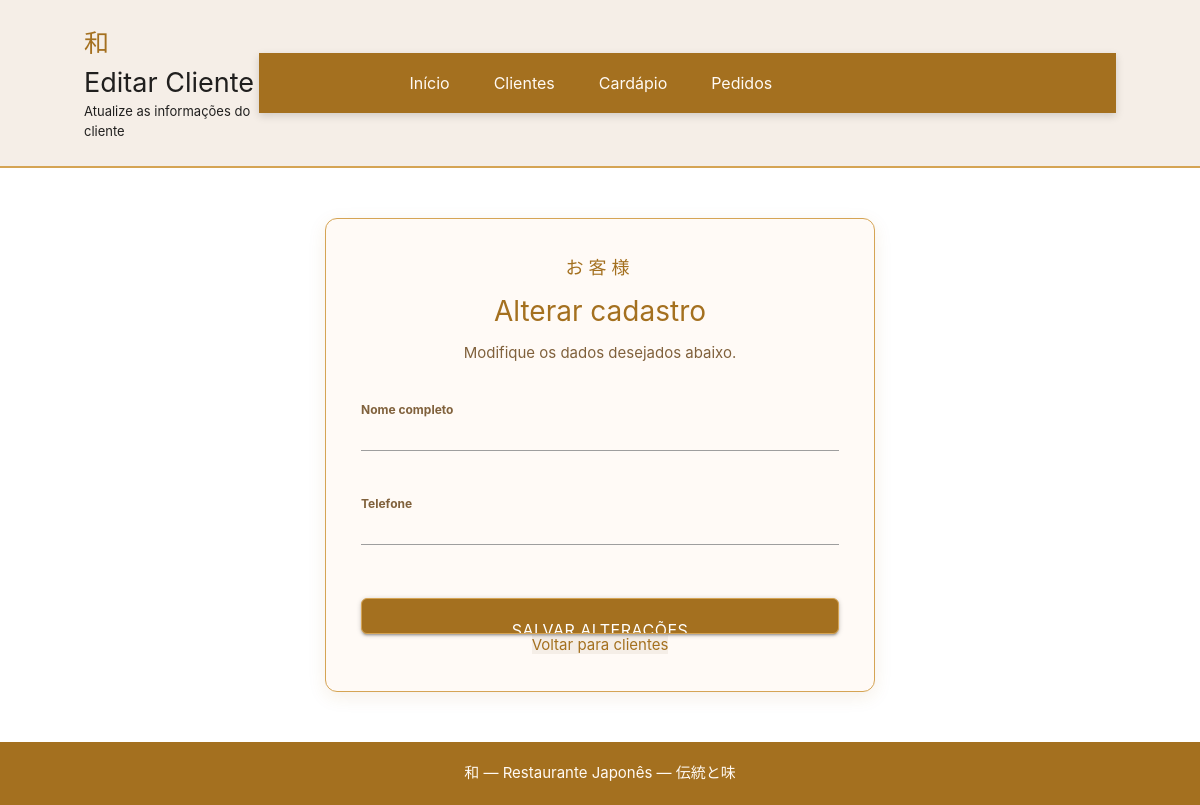
The app's page /editar_cliente/2, older data.
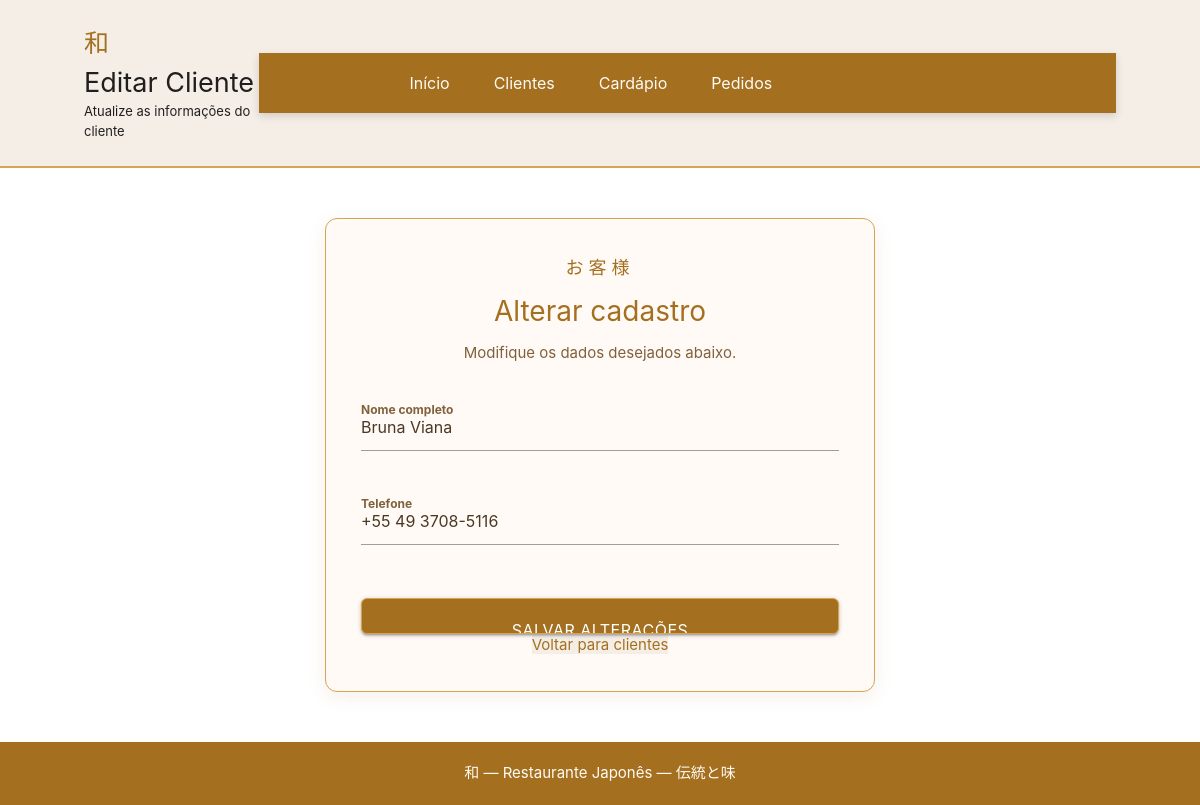
The same page, newer data.
### tables this page shows
CREATE TABLE clientes (
            id INTEGER PRIMARY KEY AUTOINCREMENT,
            nome TEXT NOT NULL,
            telefone TEXT NOT NULL
        );

### app.py (the view, shortened to what this page needs)
@app.route("/editar_cliente/<int:id>", methods=["GET", "POST"])
def editar_cliente(id):
    conexao = conectar()
    cursor = conexao.cursor()
    cursor.execute("SELECT * FROM clientes WHERE id = ?", (id,))
    cliente = cursor.fetchone()
    conexao.close()
    return render_template("editar_cliente.html", cliente=cliente)

### banco.py (called while the page is built)
def conectar():
    return sqlite3.connect("restaurante.db")

### templates/editar_cliente.html (shortened to what this page needs)
<!DOCTYPE html>
<html lang="pt-br">
<head>
    <link rel="stylesheet" href="https://cdnjs.cloudflare.com/ajax/libs/materialize/1.0.0/css/materialize.min.css">
    <link rel="stylesheet" href="{{ url_for('static', filename='style.css') }}">
</head>
<body>
    <header class="topo-japones">
        <div class="logo-japones">
            <span class="simbolo">和</span>
            <h1>Editar Cliente</h1>
            <p>Atualize as informações do cliente</p>
        </div>
        <nav class="nav-japones">
            <div class="nav-wrapper container">
                <ul class="center">
                    <li><a href="/">Início</a></li>
                    <li><a href="/clientes">Clientes</a></li>
                    <li><a href="/produtos">Cardápio</a></li>
                    <li><a href="/pedidos">Pedidos</a></li>
                </ul>
            </div>
        </nav>
    </header>
    <main class="formulario-cliente container">
        <div class="caixa-formulario-cliente">
            <span class="decoracao-formulario">お客様</span>
            <h2>Alterar cadastro</h2>
            <p>Modifique os dados desejados abaixo.</p>
            <form action="/editar_cliente/{{ cliente[0] }}" method="POST">
                <div class="input-field">
                    <input
                        type="text"
                        id="nome"
                        name="nome"
                        value="{{ cliente[1] }}"
                        required
                    >
                    <label for="nome" class="active">Nome completo</label>
                </div>
                <div class="input-field">
                    <input
                        type="text"
                        id="telefone"
                        name="telefone"
                        value="{{ cliente[2] }}"
                        required
                    >
                    <label for="telefone" class="active">Telefone</label>
                </div>
                <button type="submit" class="btn waves-effect waves-light botao-formulario">
                    Salvar alterações
                </button>
            </form>
            <a href="/clientes" class="voltar-clientes">
                Voltar para clientes
            </a>
        </div>
    </main>
    <footer class="rodape-japones">
        <p>和 — Restaurante Japonês — 伝統と味</p>
    </footer>
</body>
</html>

Row changes from the older to the newer data that the page shows:
added clientes: nome "Bruna Viana", telefone "+55 49 3708-5116"
